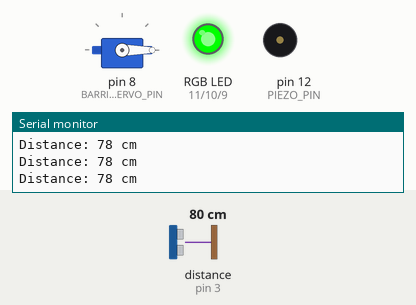
The sketch below on a simulated Arduino Uno, built with avr-gcc and run on an emulated ATmega328P. Shown: servo, an RGB LED mixed from three pins (HIGH = lit), buzzer (waves = sounding), the last lines printed to the serial monitor. Wiring (inferred from the names in the program): ultrasonic range finder: trigger pin 2; echo pin 3. The inputs (shaded band) are chosen by the test bench; at power-on: distance to the obstacle (sensor on pin 3) 80 cm. The echo pulse lasts 58.3 µs per cm; pins used as bus, display or sensor lines are not drawn.

Above: at 1.2 s.
1.3 s: distance to the obstacle (sensor on pin 3) set to 33 cm
2.8 s: distance to the obstacle (sensor on pin 3) set to 28 cm
At 3.4 s:
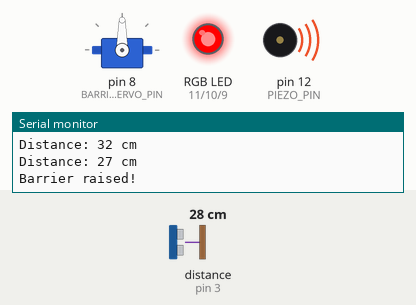
At 6.9 s:
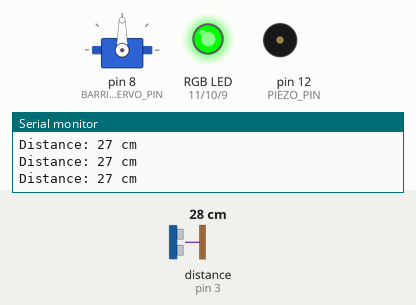
Timing chart, 0 to 8.4 s (numbered marks = the images above; inputs shaded):
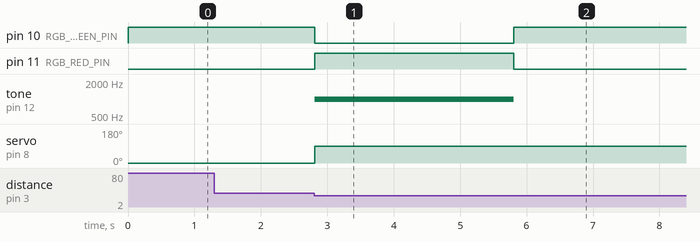

Measured:
- the behaviour switches between 31 and 30 cm on distance to the obstacle (sensor on pin 3) (found by bisection; images 0 and 1)
- after the input at 2.8 s, pin 10 (RGB_GREEN_PIN): HIGH → LOW at once, → HIGH 3.0 s later; pin 11 (RGB_RED_PIN): LOW → HIGH at once, → LOW 3.0 s later; tone on pin 12 (PIEZO_PIN): silent → 1000 Hz at once, → silent 3.0 s later; servo on pin 8 (BARRIER_SERVO_PIN): 0° → 90° at once

The sketch:

Project_SMART_PARKING_LOT.ino
```cpp
#include <Servo.h>

// 핀 정의
#define TRIG_PIN 2
#define ECHO_PIN 3
#define PIEZO_PIN 12

// RGB LED 핀 정의 (공통 캐소드 기준; analogWrite 사용)
#define RGB_RED_PIN 11
#define RGB_GREEN_PIN 10
#define RGB_BLUE_PIN 9

// 차단기(서보모터) 핀 정의
#define BARRIER_SERVO_PIN 8

// 설정 값
#define DIST_THRESHOLD 30       // 임계 거리 30cm
#define DELAY_BEFORE_LOWER 10000  // 차량이 30cm 이상일 때 차단기를 내리기 전에 10초 대기

// 상태 변수
bool barrierRaised = false;      // 차단기(서보)가 올려졌는지 여부
unsigned long carLeftTime = 0;     // 차량이 주차장에서 빠져나간(30cm 이상) 시점을 기록
bool alarmTriggered = false;     // 경고 알림(피에조+LED)이 이미 발생했는지 여부

// 객체 생성
Servo barrierServo;  // 차단기 제어용 서보 객체

// RGB LED 색상 설정 함수: 각 채널에 대해 0 ~ 255 값 사용
void setLEDColor(int red, int green, int blue) {
  analogWrite(RGB_RED_PIN, red);
  analogWrite(RGB_GREEN_PIN, green);
  analogWrite(RGB_BLUE_PIN, blue);
}

// 초음파 센서를 이용한 거리 측정 함수 (cm 단위)
// 초음파의 속도: 약 0.034 cm/µs, 왕복이므로 2로 나눔
long measureDistance() {
  digitalWrite(TRIG_PIN, LOW);
  delayMicroseconds(2);
  digitalWrite(TRIG_PIN, HIGH);
  delayMicroseconds(10);
  digitalWrite(TRIG_PIN, LOW);

  long duration = pulseIn(ECHO_PIN, HIGH);
  long distanceCM = duration * 0.034 / 2;
  return distanceCM;
}

void setup() {
  // 핀 모드 설정
  pinMode(TRIG_PIN, OUTPUT);
  pinMode(ECHO_PIN, INPUT);
  pinMode(PIEZO_PIN, OUTPUT);
  pinMode(RGB_RED_PIN, OUTPUT);
  pinMode(RGB_GREEN_PIN, OUTPUT);
  pinMode(RGB_BLUE_PIN, OUTPUT);

  // 차단기 서보 모터 초기화
  pinMode(BARRIER_SERVO_PIN, OUTPUT);
  barrierServo.attach(BARRIER_SERVO_PIN);

  Serial.begin(9600);

  // 초기 상태 설정:
  // - RGB LED: 초록색 (안전 상태)
  // - 차단기(서보): 내려진 상태 (0도)
  setLEDColor(0, 255, 0);
  barrierServo.write(0);
}

void loop() {
  long distance = measureDistance();
  Serial.print("Distance: ");
  Serial.print(distance);
  Serial.println(" cm");

  // 차량(또는 물체)가 30cm 이내로 들어온 경우
  if(distance > 0 && distance < DIST_THRESHOLD) {
    // 차단기가 아직 올라가지 않았다면 올림
    if(!barrierRaised) {
      barrierServo.write(90);  // 차단기를 90도로 올림 (열림)
      barrierRaised = true;
      carLeftTime = 0;         // 타이머 초기화
      Serial.println("Barrier raised!");
    }

    // 경고 알림이 아직 발생하지 않았다면 한 번 알림
    if(!alarmTriggered) {
      // LED를 빨간색으로 변경
      setLEDColor(255, 0, 0);
      // 피에조 스피커에서 1000Hz 음을 3초 동안 출력
      tone(PIEZO_PIN, 1000);
      delay(3000);
      noTone(PIEZO_PIN);
      // 알림 후 LED를 다시 초록색으로 복원
      setLEDColor(0, 255, 0);
      alarmTriggered = true;
    }
  }
  // 차량이 차고에서 빠져나와(30cm 이상) 있는 경우
  else {
    if(barrierRaised) {
      // 차량이 빠져난 첫 시점을 기록 (타이머 시작)
      if(carLeftTime == 0) {
        carLeftTime = millis();
        Serial.println("Car left, starting timer...");
      } else {
        // 10초 경과 후 차단기를 내림
        if(millis() - carLeftTime >= DELAY_BEFORE_LOWER) {
          barrierServo.write(0);   // 차단기를 내림 (닫힘)
          barrierRaised = false;
          alarmTriggered = false;  // 다음 차량 입장을 위해 알림 플래그 리셋
          carLeftTime = 0;
          Serial.println("Barrier lowered!");
        }
      }
    }
  }

  delay(100); // 센서값 안정화를 위한 짧은 대기
}
```
